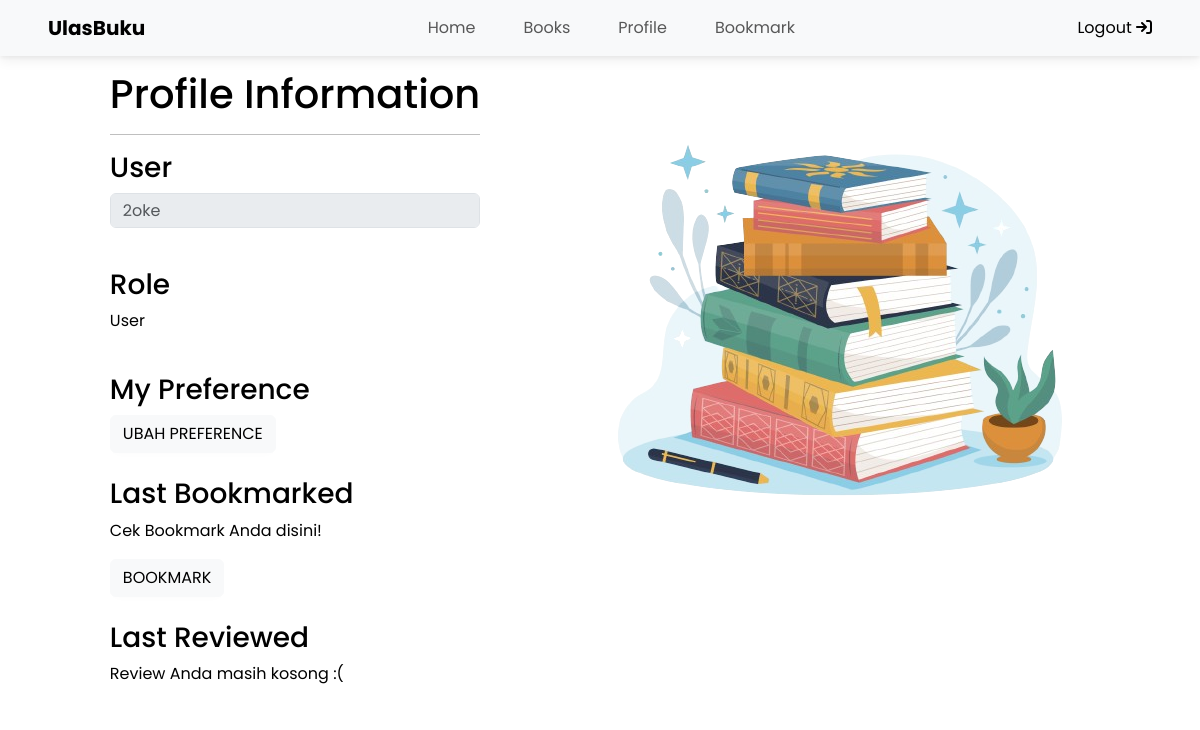
Page /showprofile/ (signed in) on the earlier database version.
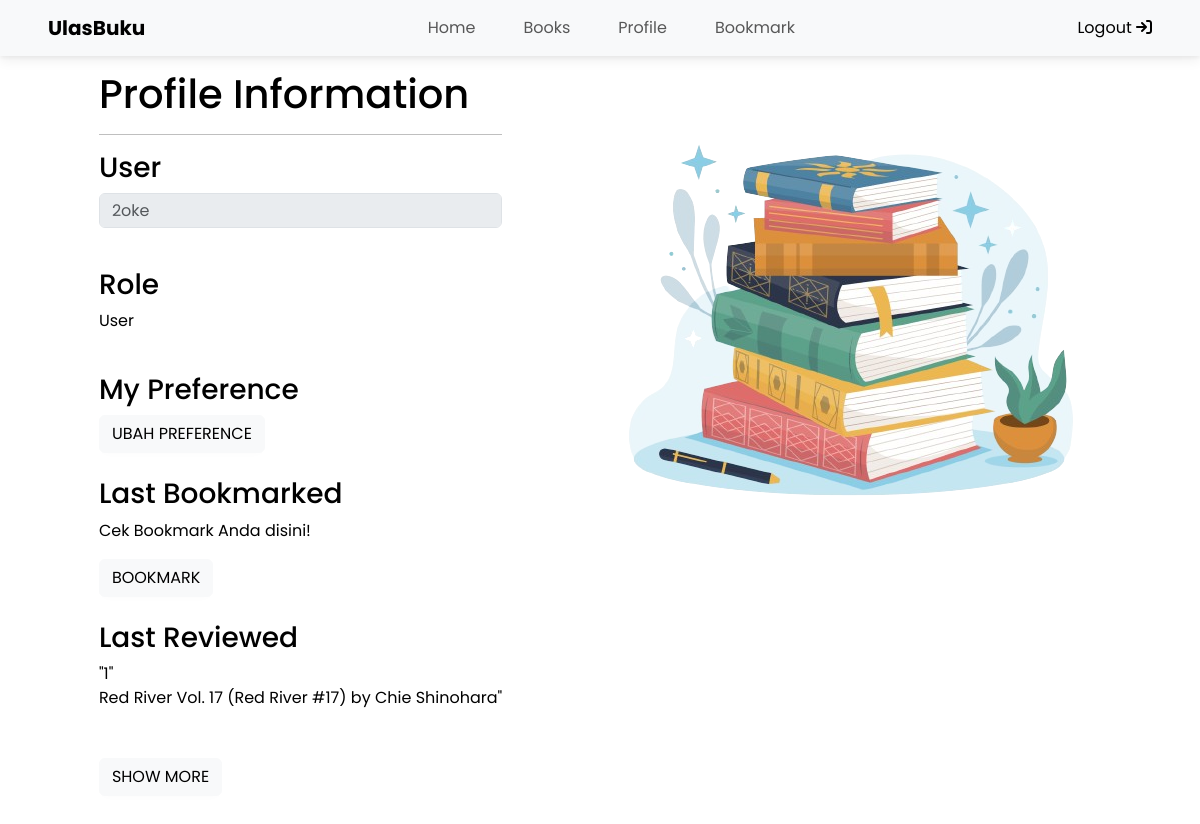
Same page on the later database version.
### admin_section/models.py (models this page shows)
class Review(models.Model):
    user = models.ForeignKey(
        User, related_name='reviewed', on_delete=models.CASCADE, default=None)
    book = models.ForeignKey(
        Book, related_name='reviewed', on_delete=models.CASCADE, default=None)
    review = models.TextField(null=True, blank=True, default=None)
    title = models.TextField(null=True, blank=True, default=None)

### main/models.py (models this page shows)
class Book (models.Model):
    title = models.CharField(("title"), max_length=255)
    author = models.CharField(("author"), max_length=255)
    average_rating = models.FloatField(("average rating"))
    isbn = models.CharField(("isbn"), max_length=150)
    isbn13 = models.CharField(("isbn 13"), max_length=150)
    language_code = models.CharField(("language code"), max_length=10)
    num_pages = models.IntegerField(("number of pages"))
    rating_count = models.BigIntegerField(("rating count"))
    text_review_count = models.BigIntegerField(("text review count"))
    publication_date = models.DateField(("publication date"), auto_now=True)
    publisher = models.CharField(("publisher"), max_length=150)

### profiles/views.py (the view)
# urls.py: path('showprofile/', showprofile, name='showprofile'),
@login_required(login_url='/login')
def showprofile(request):
    user_now = request.user
    review = Review.objects.filter(user=user_now)
    preference = Preference.objects.filter(user=user_now)
    for pref in preference:
        print(pref.author)
    context = {'user':user_now, 'review':review, 'pref':preference}
    return render(request, "showprofile.html", context)

### profiles/templates/showprofile.html (shortened to what this page needs)
{% extends 'base.html' %} {% load static %} {% block content %}
<div class="landing-container" style="margin-top: 70px">
  <div class="landing-text-container">
    <h1>Profile Information</h1>
    <hr />
    <h3 style="overflow: hidden; text-overflow: ellipsis">User</h3>
    <div class="input-group mb-3">
      <input
        type="text"
        class="form-control"
        placeholder="{{ user }}"
        aria-label="Username"
        aria-describedby="basic-addon1"
        disabled
      />
    </div>
    <br />
    <h3 style="overflow: hidden; text-overflow: ellipsis">Role</h3>
    {% if user.is_superuser %}
    <p>Admin</p>
    {% else %}
    <p>User</p>
    {% endif %}
    <br />
    <h3 style="overflow: hidden; text-overflow: ellipsis">My Preference</h3>
    {% if pref %}
    <a
      href="{% url 'profiles:preference' %}"
      class="btn btn-light"
      tabindex="-1"
      role="button"
      aria-disabled="true"
      >Ubah Preference</a
    ><br />
    {% endif %}
    <br />
    <h3 style="overflow: hidden; text-overflow: ellipsis">Last Bookmarked</h3>
    <p>Cek Bookmark Anda disini!</p>
    <a
      href="{% url 'bookmark:show_bookmark' request.user%}"
      class="btn btn-light"
      tabindex="-1"
      role="button"
      aria-disabled="true"
      >BookMark</a
    ><br />
    <br />
    <h3 style="overflow: hidden; text-overflow: ellipsis">Last Reviewed</h3>
    {% if review %}
    <div id="container">
      {% for rev in review %}
      <div class="element">
        "{{rev.review}}"<br />{{rev.book.title}} by {{rev.book.author}}"<br /><br />
      </div>
      {% endfor %}
      <br />
    </div>
    <button id="toggleButton" class="btn btn-light">Show More</button>
    {% else %}
    <p>Review Anda masih kosong :(</p>
    {% endif %}
  </div>
  <div class="landing-img-container">
    <img
      src="{% static 'img/book.png' %}"
      alt="book"
      style="mix-blend-mode: multiply; max-width: 100%"
    />
  </div>
</div>
<br />
<br /><br />
{% endblock content %}

Differences in the rows shown:
added Review: review "1", book "Red River Vol. 17 (Red River #17)", book.author "Chie Shinohara"
Other differences:
text no longer shown: "Review Anda masih kosong :("
text now shown: "SHOW MORE"
